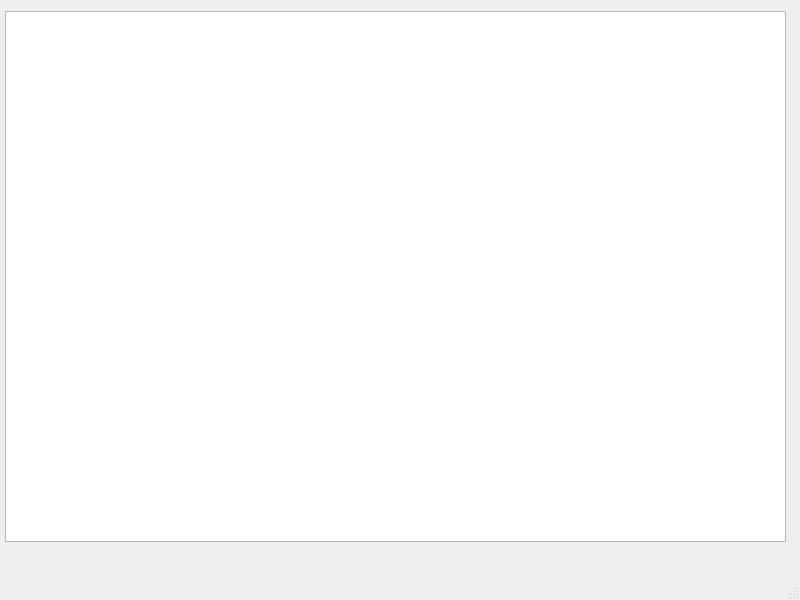
<?xml version="1.0" encoding="UTF-8"?>
<ui version="4.0">
 <class>Canva</class>
 <widget class="QMainWindow" name="Canva">
  <property name="geometry">
   <rect>
    <x>0</x>
    <y>0</y>
    <width>800</width>
    <height>600</height>
   </rect>
  </property>
  <property name="windowTitle">
   <string>MainWindow</string>
  </property>
  <widget class="QWidget" name="centralwidget">
   <widget class="QGraphicsView" name="graphicsView">
    <property name="geometry">
     <rect>
      <x>5</x>
      <y>11</y>
      <width>781</width>
      <height>531</height>
     </rect>
    </property>
   </widget>
  </widget>
  <widget class="QMenuBar" name="menubar">
   <property name="geometry">
    <rect>
     <x>0</x>
     <y>0</y>
     <width>800</width>
     <height>26</height>
    </rect>
   </property>
  </widget>
  <widget class="QStatusBar" name="statusbar"/>
 </widget>
 <resources/>
 <connections/>
</ui>
